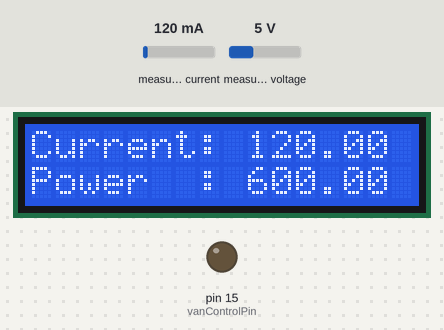
A sketch run on a simulated Arduino Uno, built with avr-gcc and run on an emulated ATmega328P. On the bench: 16×2 character LCD, output pins drawn as LEDs (lit = HIGH). The test bench sets the inputs (shaded band); at power-on: measured current 120 mA, measured voltage 5 V. What the sketch prints to the serial monitor is not drawn.

Above: at 6.2 s.
6.3 s: measured current set to 88 mA
At 7.7 s:
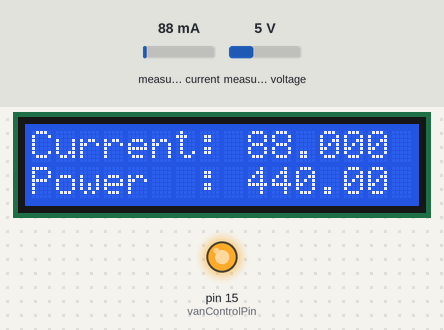
8.6 s: measured voltage set to 0.3 V
At 10.2 s:
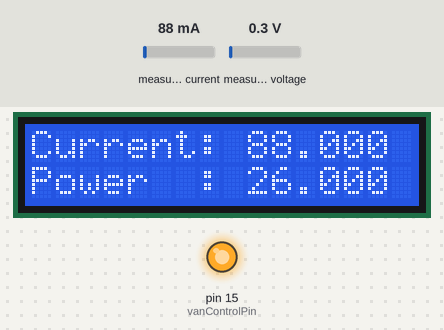
10.6 s: measured current set to 40 mA
At 12.3 s:
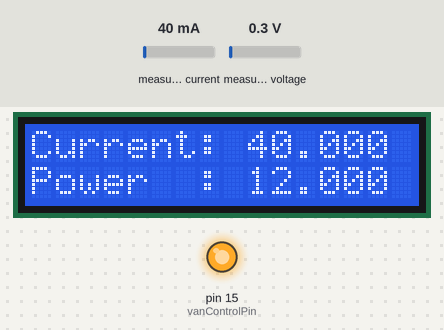
12.6 s: measured voltage set to 3.8 V
At 13.9 s:
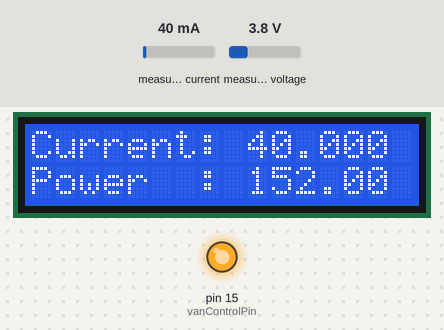
Timing chart, 0 to 15.6 s (numbered marks = the images above; inputs shaded):
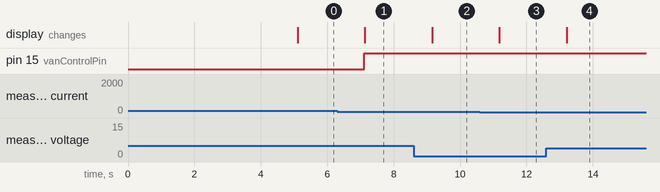

Measured:
- the behaviour switches between 100 and 99 mA on measured current (found by bisection; images 0 and 1)
- after the input at 6.3 s, pin 15 (vanControlPin): LOW → HIGH after 0.82 s; the display: changes after 0.83 s (image 1)
- after the input at 8.6 s, the display: changes after 0.56 s (image 2)
- after the input at 10.6 s, the display: changes after 0.58 s (image 3)
- after the input at 12.6 s, the display: changes after 0.61 s (image 4)

The sketch:

getcurrent_withcontrol-and-LCD.ino
```cpp
#include <Wire.h>
#include <Adafruit_INA219.h>
#include <LiquidCrystal_I2C.h>

Adafruit_INA219 ina219;
LiquidCrystal_I2C lcd(0x27, 16, 2);

bool vanStatus = false;
const int vanControlPin = 15;

void setup(void)
{
  pinMode(vanControlPin, OUTPUT);
  digitalWrite(vanControlPin, LOW);

  delay(5000);
  Serial.begin(115200);
  while (!Serial)
  {
    delay(1);
  }

  if (!ina219.begin())
  {
    Serial.println("Failed to find INA219 chip");
    while (1)
    {
      delay(10);
    }
  }

  lcd.begin(16, 2);
 lcd.print("Current: ");
  lcd.setCursor(0, 1);
  lcd.print("Power  : ");

  Serial.println("Measuring voltage and current with INA219 ...");

  // Réglage de la luminosité de l'écran LCD (valeurs possibles : 0-255)
  lcd.setBacklight(255); // Réglez la valeur en fonction de vos besoins
}

void loop(void)
{
  float shuntvoltage = 0;
  float busvoltage = 0;
  float current_mA = 0;
  float loadvoltage = 0;
  float power_mW = 0;

  shuntvoltage = ina219.getShuntVoltage_mV();
  busvoltage = ina219.getBusVoltage_V();
  current_mA = ina219.getCurrent_mA();
  power_mW = ina219.getPower_mW();
  loadvoltage = busvoltage + (shuntvoltage / 1000);

  if (power_mW < 500 && !vanStatus)
  {
    digitalWrite(vanControlPin, HIGH);
    vanStatus = true;
  }
  else if (power_mW >= 500 && vanStatus)
  {
    digitalWrite(vanControlPin, LOW);
    vanStatus = false;
  }

  Serial.print("Bus Voltage:   ");
  Serial.print(busvoltage);
  Serial.println(" V");
  Serial.print("Shunt Voltage: ");
  Serial.print(shuntvoltage);
  Serial.println(" mV");
  Serial.print("Load Voltage:  ");
  Serial.print(loadvoltage);
  Serial.println(" V");
  Serial.print("Current:       ");
  Serial.print(current_mA);
  Serial.println(" mA");
  Serial.print("Power:         ");
  Serial.print(power_mW);
  Serial.println(" mW");
  Serial.println("");

  lcd.setCursor(9, 0);
  lcd.print(current_mA);
  lcd.setCursor(9, 1);
   lcd.print(power_mW);

  delay(2000);
}
```
